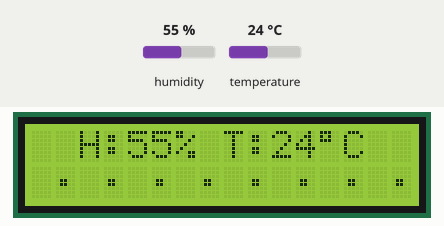
This sketch was run on a simulated Arduino Uno, built with avr-gcc and run on an emulated ATmega328P. Parts: 16×2 character LCD. Inputs (shaded band) come from the test bench; at power-on: humidity 55 %, temperature 24 °C. What the sketch prints to the serial monitor is not drawn.

Above: at 3.2 s.
At 5.38 s:
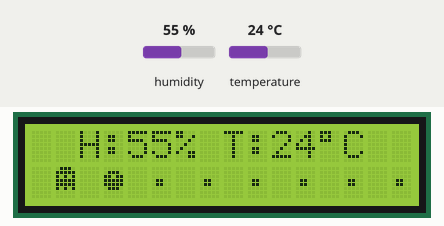
At 7.88 s:
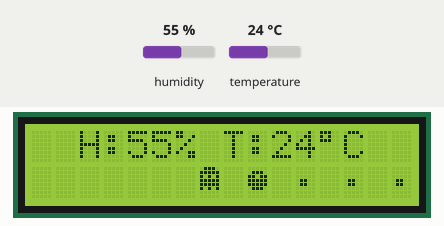
At 12.3 s:
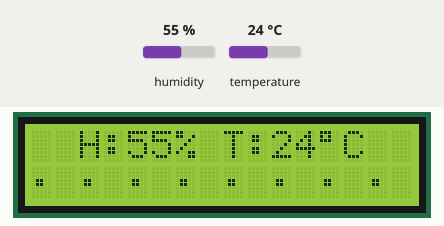
At 19.66 s:
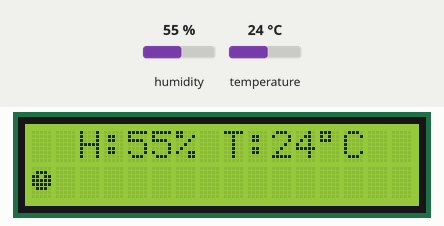
At 39.42 s:
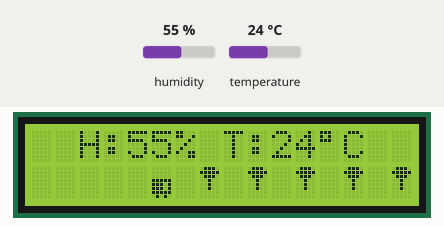

The sketch:

LCD_i2c.ino
```cpp
#include "DHT.h"
#define DHTPIN 2 // Select pin 2
#define DHTTYPE DHT11 // DHT 11
#include "Wire.h"
#include "LiquidCrystal_I2C.h"

bool isPrint = false;

byte pac1[8] = {
    B00000,
    B01110,
    B11011,
    B11111,
    B11111,
    B01110,
    B00000,
    B00000
};

byte pac2[8] = {
    B00000,
    B01110,
    B10100,
    B11000,
    B11100,
    B01110,
    B00000,
    B00000
};

byte pac3[8] = {
    B00000,
    B00000,
    B00000,
    B01110,
    B11011,
    B11111,
    B11111,
    B01110

};

byte pac4[8] = {
    B00000,
    B00000,
    B00000,
    B01110,
    B10100,
    B11000,
    B11100,
    B01110
};

byte pac2b[8] = {
    B00000,
    B11110,
    B01011,
    B00111,
    B01111,
    B11110,
    B00000,
    B00000
};

byte ghost[8] = {
    B01110,
    B11111,
    B10101,
    B11111,
    B11111,
    B10101,
    B00000,
    B00000
};

byte punkt[8] = {
    B00000,
    B00000,
    B00000,
    B01100,
    B01100,
    B00000,
    B00000,
    B00000
};

byte tree1[8] = {
    B00000,
    B00000,
    B00000,
    B00000,
    B00000,
    B00000,
    B00100,
    B00100
};


byte tree2[8] = {
    B00000,
    B00000,
    B00000,
    B00000,
    B00100,
    B01110,
    B00100,
    B00100
};

byte tree3[8] = {
    B00000,
    B00100,
    B01110,
    B11111,
    B11111,
    B00100,
    B00100,
    B00100
};

byte flower1[8] = {
    B00000,
    B01110,
    B11011,
    B11111,
    B01110,
    B00100,
    B00100,
    B00000

};

byte flower2[8] = {
    B00000,
    B01110,
    B11111,
    B11111,
    B01110,
    B00100,
    B00100,
    B00000

};

byte carb[8] = {
    B00000,
    B00000,
    B01110,
    B01110,
    B01010,
    B11111,
    B11111,
    B10001

};


byte carb2[8] = {
    B00000,
    B00000,
    B01110,
    B01110,
    B01010,
    B11111,
    B11111,
    B01010

};

byte car1[8] = {
    B00000,
    B00000,
    B01110,
    B01110,
    B01010,
    B11111,
    B11111,
    B01010

};

byte car2[8] = {
    B00000,
    B00000,
    B01110,
    B01110,
    B01010,
    B11111,
    B11111,
    B10100
};

byte car3[8] = {
    B00000,
    B00000,
    B01110,
    B01110,
    B01010,
    B11111,
    B11111,
    B00101
};

byte car4[8] = {
    B00000,
    B00000,
    B01110,
    B01110,
    B01010,
    B11111,
    B11111,
    B10001
};

byte car5b[8] = {
    B00000,
    B00000,
    B00000,
    B11111,
    B10111,
    B10111,
    B11111,
    B10001
};


byte car5[8] = {
    B00000,
    B00000,
    B00000,
    B11111,
    B11101,
    B11101,
    B11111,
    B01010
};

byte car6[8] = {
    B00000,
    B00000,
    B00000,
    B11111,
    B11101,
    B11101,
    B11111,
    B10001
};

byte floor1[8] = {
    B00000,
    B00000,
    B00000,
    B00000,
    B00000,
    B00000,
    B11111,
    B01110
};

byte floor2[8] = {
    B00000,
    B00000,
    B00000,
    B00000,
    B00000,
    B00000,
    B00000,
    B01110
};

byte mush1[8] = {
    B00000,
    B00100,
    B01110,
    B10101,
    B11111,
    B11111,
    B01010,
    B01010
};

byte mush2[8] = {
    B00000,
    B00100,
    B01110,
    B10101,
    B11011,
    B11111,
    B01010,
    B10001
};

byte floor3[8] = {
    B00000,
    B00000,
    B00000,
    B00100,
    B01110,
    B01110,
    B00100,
    B00000
};


byte top1[8] = {
    B01110,
    B11111,
    B01110,
    B00100,
    B00100,
    B00100,
    B00000,
    B00000
};

byte gift1[8] = {

    B00000,
    B00000,
    B00000,
    B00100,
    B01110,
    B00100,
    B00000,
    B00000
};

byte bottle1[8] = {
    B00000,
    B00100,
    B01110,
    B01010,
    B01010,
    B01010,
    B01010,
    B01110
};

byte bottle2[8] = {
    B00000,
    B00100,
    B01110,
    B01010,
    B01010,
    B01010,
    B01110,
    B01110
};

LiquidCrystal_I2C lcd(0x27,2,1,0,4,5,6,7,3,POSITIVE);
DHT dht(DHTPIN, DHTTYPE); // Initialize DHT sensor
float h,t,f;

void setup() {
    Serial.begin(9600); // baud rate 9600</strong>
    Serial.println("DHTxx test!");
    dht.begin(); // Start DHT</strong>
    lcd.begin(16,2);
    lcd.backlight();


    lcd.createChar(1, pac1);
    lcd.createChar(2, pac2);
    lcd.createChar(3, ghost);
    lcd.createChar(4, punkt);
    lcd.createChar(5, pac2b);
    lcd.createChar(6, tree1);
    lcd.createChar(7, tree2);
    lcd.createChar(8, tree3);


    delay(2000);
}

void print_temp_humid(){ // Display temperature and humidity
    lcd.setCursor(0, 0);
    lcd.print(String("  ") + "H:" + int(h) + "%");
    lcd.print(String(" ") + "T:"+ int(t) + (char)223 + "C");
}

void print_pac(){  // Display Pacman animation

    lcd.createChar(1, pac1);
    lcd.createChar(2, pac2);
    lcd.createChar(3, ghost);
    lcd.createChar(4, punkt);
    lcd.createChar(5, pac2b);

    for(int i = 0; i < 16; i++){
        delay(100);
        lcd.setCursor(i*2+1,1);
        lcd.write(4);
    }

    for(int i = 0; i < 16; i++){
        if(i >=2){
            lcd.setCursor(i-2,1);
            lcd.write(3);
        }

        lcd.setCursor(i,1);
        if(i%2==0)
            lcd.write(2);
        else
            lcd.write(1);

        delay(410);
        lcd.setCursor(i,1);
        lcd.write(" ");

        if(i >=2){
            lcd.setCursor(i-2,1);
            lcd.write(" ");
        }
    }

    for(int i = 15; i >=0; i--){
        delay(100);
        lcd.setCursor(i*2,1);
        lcd.write(4);

    }

    delay(1000);
    for(int i = 15; i >=0; i--){

        lcd.setCursor(i,1);
        if(i%2==0)
            lcd.write(1);
        else
            lcd.write(5);

        delay(410);
        lcd.setCursor(i,1);
        lcd.write(" ");

    }

}

void print_tree(){

    lcd.createChar(6, tree1);
    lcd.createChar(7, tree2);
    lcd.createChar(8, tree3);
    for(int i = 0; i < 16; i++){
        if(i%2){
            lcd.setCursor(i,1);
            lcd.write(6);
        }
        delay(100);
        if(i%2){
            lcd.setCursor(i,1);
            lcd.write(7);
        }

        delay(100);
        if(i%2){
            lcd.setCursor(i,1);
            lcd.write(8);
        }
    }

    delay(1000);

    for(int i = 15; i >=0; i--){
        if(i%2){
            lcd.setCursor(i,1);
            lcd.write(8);
        }
        delay(60);
        if(i%2){
            lcd.setCursor(i,1);
            lcd.write(7);
        }

        delay(60);
        if(i%2){
            lcd.setCursor(i,1);
            lcd.write(6);
        }

        delay(60);
        if(i%2){
            lcd.setCursor(i,1);
            lcd.write(" ");
        }

    }
}

void print_flower(){
    lcd.createChar(4, flower1);
    lcd.createChar(5, flower2);
    delay(1000);
    for(int i = 0; i < 16; i++){
        if(i%2){
            lcd.setCursor(i,1);
            lcd.write(4);
        }
        delay(100);
    }

    delay(500);

    for(int i = 15; i >=0; i--){
        if(i%2){
            lcd.setCursor(i,1);
            lcd.write(5);
        }
        delay(200);
    }

    delay(500);


    for(int i = 0; i < 16; i++){

        delay(100);
        if(i%2){
            lcd.setCursor(i,1);
            lcd.write(" ");
        }
    }


}

void print_car(){
    lcd.createChar(1, car1);
    lcd.createChar(2, car2);
    lcd.createChar(3, car3);
    lcd.createChar(4, car4);
    lcd.createChar(5, car5);
    lcd.createChar(6, car6);
    lcd.createChar(7, floor1);
    lcd.createChar(8, floor2);
    delay(100);

    for(int i = 0; i < 16; i++){
        delay(100);
        lcd.setCursor(i,1);
        if(i%2)
            lcd.write(7);
    }

    delay(100);
    for(int i = 0; i < 16; i++){

        lcd.setCursor(i,1);
        lcd.write(1);
        delay(100);
        lcd.setCursor(i,1);
        lcd.write(2);
        delay(100);
        lcd.setCursor(i,1);
        lcd.write(3);
        delay(100);
        lcd.setCursor(i,1);
        lcd.write(4);
        delay(100);
        lcd.setCursor(i,1);
        lcd.write(" ");
    }


    delay(200);
    for(int i = 15; i >= 0; i--){
        delay(100);
        lcd.setCursor(i,1);
        lcd.write(8);
    }

    delay(100);
    for(int i = 15; i >= 0; i--){

        lcd.setCursor(i,1);
        lcd.write(1);
        delay(80);
        lcd.setCursor(i,1);
        lcd.write(2);
        delay(80);
        lcd.setCursor(i,1);
        lcd.write(3);
        delay(80);
        lcd.setCursor(i,1);
        lcd.write(4);
        delay(80);
        lcd.setCursor(i,1);
        lcd.write(" ");
    }


    lcd.createChar(1, top1);
    lcd.createChar(5, car5);
    for(int i = 0; i < 16; i++){
        delay(100);
        lcd.setCursor(i,1);
        if(i%2)
            lcd.write(1);
    }

    delay(100);
    for(int i = 0; i < 16; i++){
        lcd.setCursor(i,1);
        if(i%2)
            lcd.write(5);
        else
            lcd.write(6);
        delay(400);

        lcd.setCursor(i,1);
        lcd.write(" ");
    }

    lcd.createChar(5, car5b);
    delay(500);
    for(int i = 15; i >=0; i--){

        lcd.setCursor(i,1);
        lcd.write(5);
        delay(300);
        lcd.setCursor(i,1);
        lcd.write(" ");
    }
}

void print_man(){

    lcd.createChar(1, mush1);
    lcd.createChar(2, mush2);
    lcd.createChar(3, gift1);

    delay(100);

    for(int i = 0; i < 16; i++){
        delay(100);
        lcd.setCursor(i,1);
        if(i%2)
            lcd.write(3);
    }

    delay(300);


    for(int i = 0; i < 16; i++){

        lcd.setCursor(i,1);
        if(i%2)
            lcd.write(1);
        else
            lcd.write(2);

        delay(300);

        lcd.setCursor(i,1);
        lcd.write(" ");

    }


}

void loop() {

    h = dht.readHumidity();        // Humidity
    t = dht.readTemperature();     // Celsius
    f = dht.readTemperature(true); // Fahrenheit

    if (isnan(h) || isnan(t) || isnan(f)) {
        //Serial.println("Can't read from DHT!");
        //return; debug only
    }

    /* Print message to console. Debug only
       Serial.print("Humidity: ");
       Serial.print(h);
       Serial.print(" %\t");
       Serial.print("Temperature: ");
       Serial.print(t);
       Serial.print(" *C ");
       Serial.print(f);
       Serial.println(" *F\t");
    */

    //Display temperature and humidity
    print_temp_humid();

    delay(100);
    print_pac();
    print_car();
    print_flower();
    print_man();
    print_tree();

    delay(3000);

}
```

Measured:
- what the display in image 0 shows lasts 0.8 s, from 3.1 s to 3.9 s
- what the display in image 1 shows lasts 0.4 s, from 5.2 s to 5.6 s
- what the display in image 3 shows lasts 1.0 s, from 12.2 s to 13.2 s
- what the display in image 4 shows lasts 0.5 s, from 19.4 s to 19.9 s
